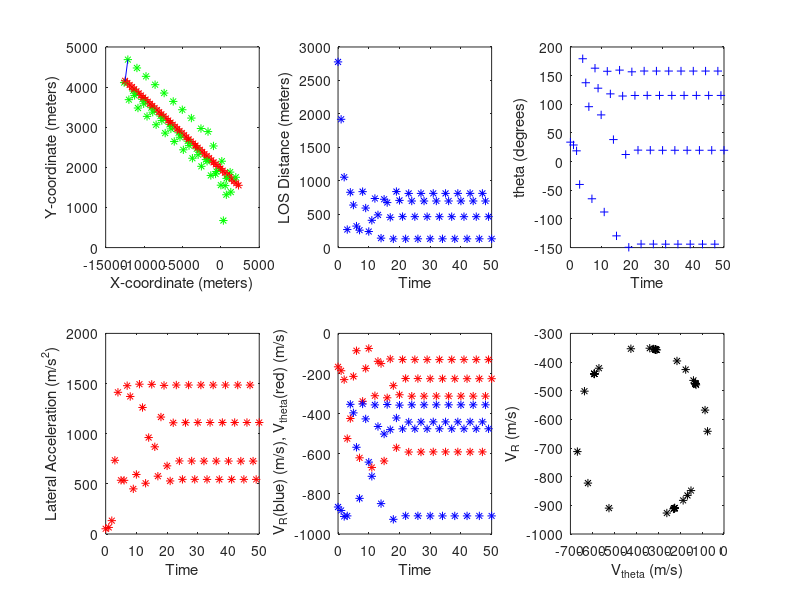

MATLAB code for this plot: (Note: this script raises an error after producing the figure.)
close all
clear all

Vt = 300;
alphaT = 170;
alphaT_rad = (alphaT/180)*pi;

R0 = 3000;
theta0 = 30;
theta0_rad = (theta0/180)*pi;

xt0 = R0*cos(theta0_rad);
yt0 = R0*sin(theta0_rad);
Vt_hor = Vt*cos(alphaT_rad);
Vt_ver = Vt*sin(alphaT_rad);

Mu = 2.5;
Vm = Mu*Vt;

xm0 = 0;
ym0 = 0;

xt = xt0;
yt = yt0;
xm = xm0;
ym = ym0;

delta = 30;
alphaM_rad = atan2((yt-ym),(xt-xm)) + (delta/180)*pi;
Vm_hor = Vm*cos(alphaM_rad);
Vm_ver = Vm*sin(alphaM_rad);
delTime = 1;

imgframe = 0;
figHandle = figure;
set(figHandle,'WindowStyle','docked');
hold on;
f1 = subplot(2,3,1);
l1 = plot(0,0,'*');

for t = 0:delTime:50

    xt = xt + Vt_hor*delTime;
    yt = yt + Vt_ver*delTime;
    
    R = sqrt((yt-ym)^2 + (xt-xm)^2);
    
    theta_rad = atan2((yt-ym),(xt-xm));
    alphaM_rad = theta_rad + (delta*(pi/180));
    
    Vm_hor2 = Vm*cos(alphaM_rad);
    Vm_ver2 = Vm*sin(alphaM_rad);
    
    am_hor = (Vm_hor2 - Vm_hor)/delTime;
    am_ver = (Vm_ver2 - Vm_ver)/delTime;
    
    Vm_hor = Vm_hor2;
    Vm_ver = Vm_ver2;
    
    am = norm([am_hor am_ver],2);
    
    xm = xm + Vm_hor*delTime;
    ym = ym + Vm_ver*delTime;

%     if t == 1
    pause(0.1);
%     end

%     f1 = figure(1);
%     set(f1,'WindowStyle','docked');
    f1 = subplot(2,3,1);
    box on;
    hold on;
    delete(l1);
    plot(xt,yt,'r*');    
    plot(xm,ym,'g*');
    l1 = plot([xm xt], [ym yt], 'b');
    xlabel('X-coordinate (meters)');
    ylabel('Y-coordinate (meters)');
        
%     f2 = figure(2);
%     set(f2,'WindowStyle','docked');
    f2 = subplot(2,3,2);
    box on;
    hold on;
    plot(t,R,'*b');
    xlabel('Time');
    ylabel('LOS Distance (meters)');
   
%     f3 = figure(3);
%     set(f3,'WindowStyle','docked');
    f3 = subplot(2,3,3);
    box on;
    hold on;
    plot(t,theta_rad*(180/pi),'+b');%alphaM_rad,
    xlabel('Time');
    ylabel('theta (degrees)');
     
%     f4 = figure(4);
%     set(f4,'WindowStyle','docked');   
    f4 = subplot(2,3,4);
    box on;
    hold on;
    plot(t,am,'*r');
    xlabel('Time');
    ylabel('Lateral Acceleration (m/s^{2})');

%     f5 = figure(5);
%     set(f5,'WindowStyle','docked');  
    f5 = subplot(2,3,5);
    box on;
    hold on;
    plot(t,Vt*sin(alphaT_rad - theta_rad) - Vm*sin((delta/180)*pi),'*r');%
    plot(t,Vt*cos(alphaT_rad - theta_rad) - Vm*cos((delta/180)*pi),'*b');% 
    xlabel('Time');
    ylabel(' V_{R}(blue) (m/s), V_{theta}(red) (m/s)');
    
%     f6 = figure(6);
%     set(f6,'WindowStyle','docked');  
    f6 = subplot(2,3,6);
    box on;
    hold on;
    plot(Vt*sin(alphaT_rad - theta_rad) - Vm*sin((delta/180)*pi),Vt*cos(alphaT_rad - theta_rad) - Vm*cos((delta/180)*pi),'k*'); % 
    xlabel('V_{theta} (m/s)');
    ylabel('V_R (m/s)');
    
    imgframe = imgframe+1;
    images1(imgframe) = getframe(figHandle);

end

for i = 1:imgframe-1
[im, map] = frame2im(images1(i));
name = ['dp30IA2_5_plot',num2str(i),'.jpg'];
imwrite(im,name,'jpg');
end

filename = 'dp30IA1_1';
save(filename);
movie2avi(images1,[filename '.avi'],'fps',4);
movie2avi(images1,[filename '_medium.avi'],'fps',5);
movie2avi(images1,[filename '_small.avi'],'fps',6);
% movie2avi(images1,[filename '_ffds.avi'],'Compression','FFDS','fps',4);

%{
% K = R0*(((1+cos(alphaT_rad - theta0_rad))^Mu)/((sin(alphaT_rad - theta0_rad))^(Mu-1)));
% 
% syms theta_sim R t;
% theta_sim = solve(theta_sim - alphaT_rad - acos((R0*(Vt*cos(alphaT_rad-theta0_rad)+Vm) - ((Vm^2)-(Vt^2))*t)/(R*Vt) - (Vm/Vt)),theta_sim);
% R = solve(R - K*(((sin(alphaT_rad - theta_sim))^(Mu-1))/((1+cos(alphaT_rad - theta_sim)))^Mu),R);
% double(theta_sim);
% % thet
%}